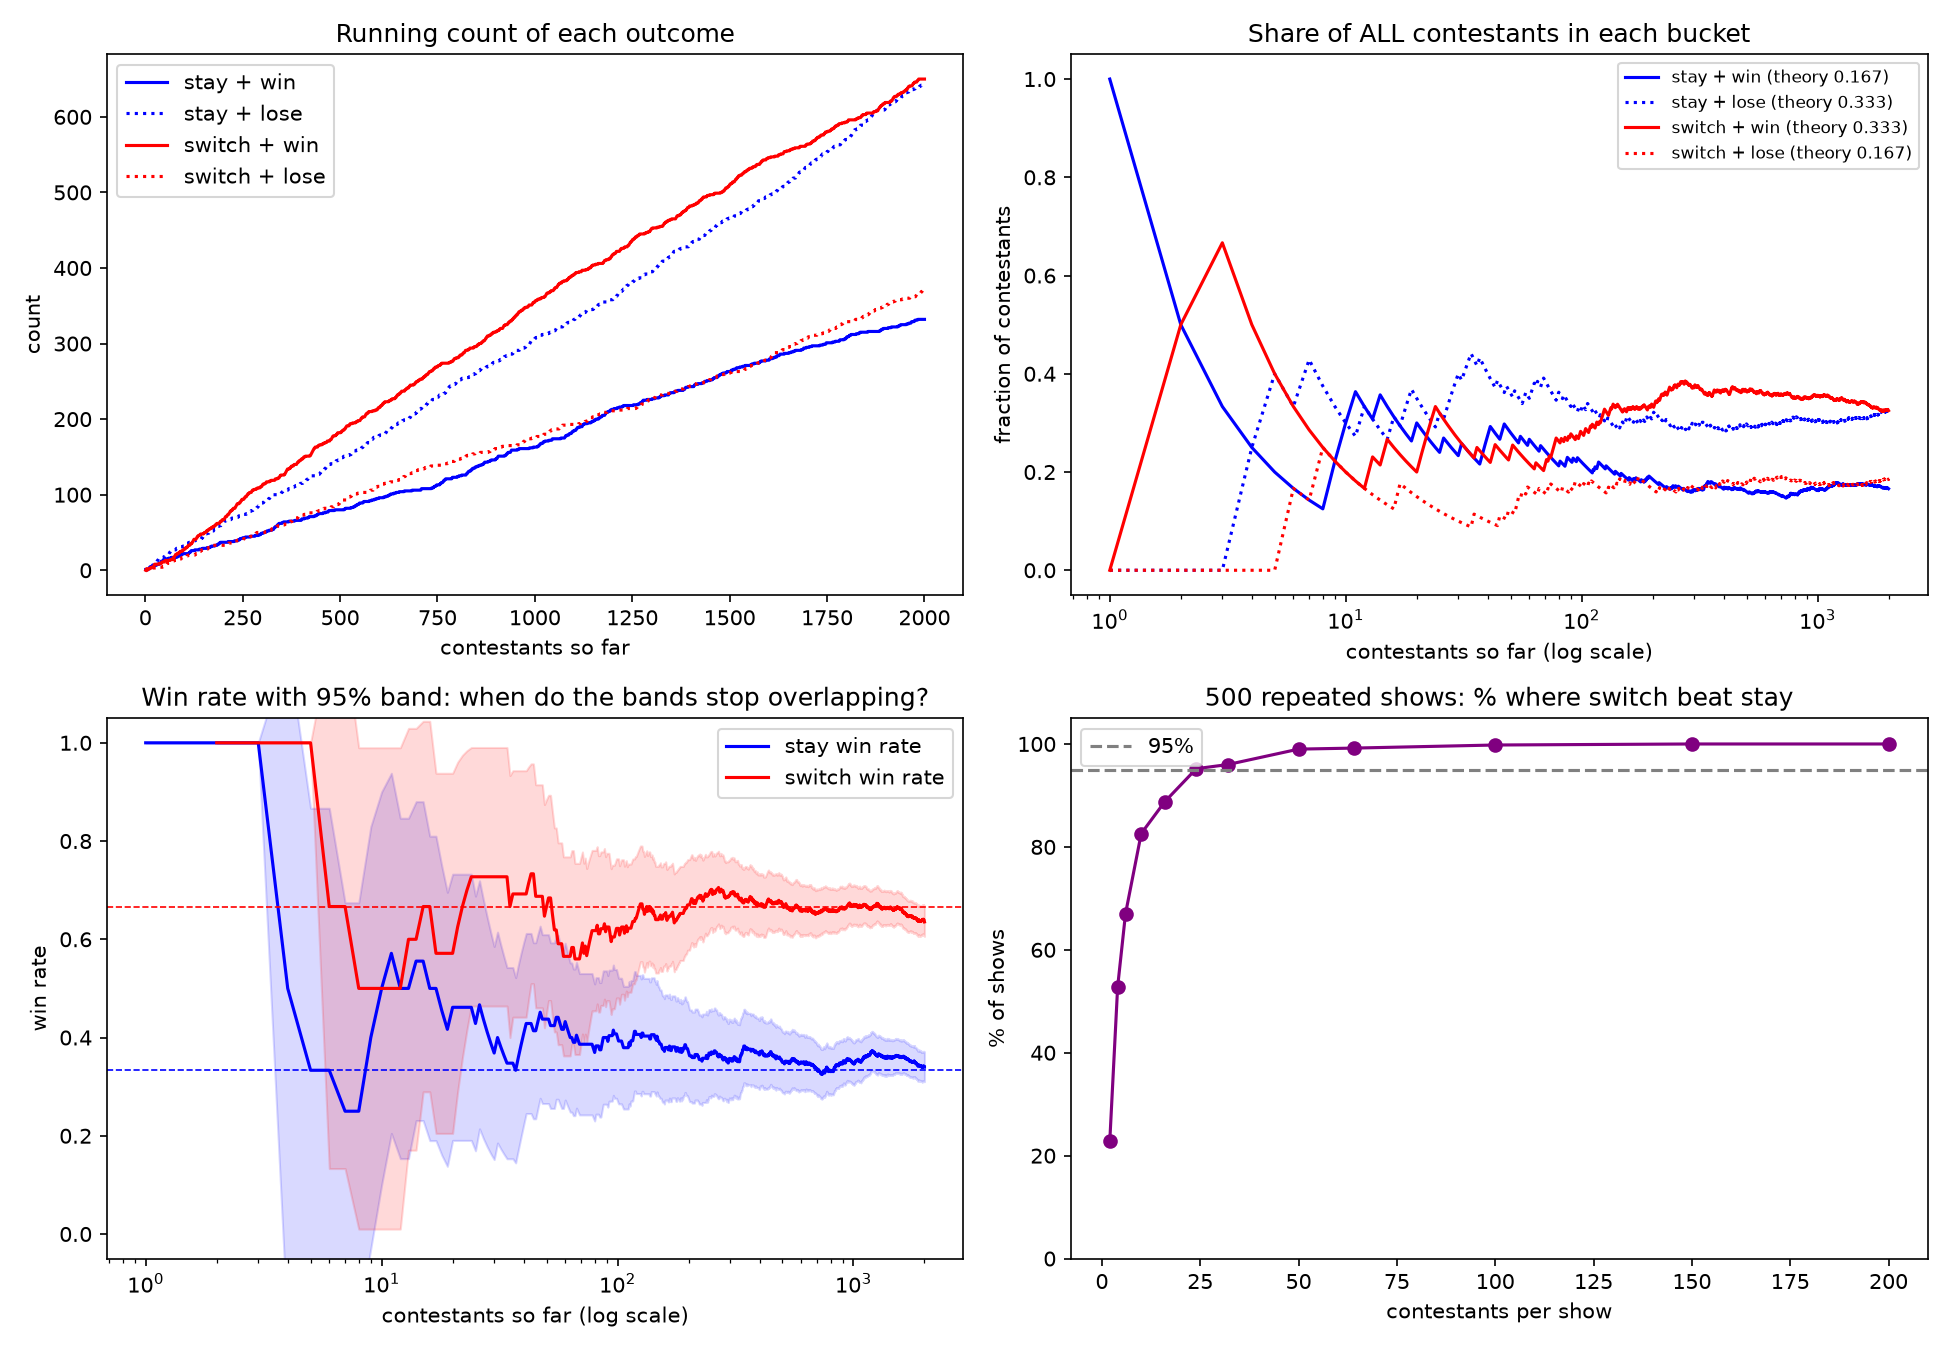

Reproduce this figure in Python.
"""
monty_hall_monte_carlo.py
Monte Carlo simulation of the Monty Hall 3-door problem.

Each contestant:
  1. picks a door at random
  2. watches the host (who KNOWS where the car is) open a goat door
  3. flips a coin to decide: STAY or SWITCH
We tally four buckets: stay+win, stay+lose, switch+win, switch+lose.

Run:  python monty_hall_monte_carlo.py          (2,000 contestants, random seed)
      python monty_hall_monte_carlo.py 5000 42  (5,000 contestants, seed 42)
"""

import math
import random
import sys

import matplotlib.pyplot as plt

DOORS = [1, 2, 3]
CONFIDENCE_Z = 1.96   # 95% confidence
POWER_Z = 0.84        # 80% chance of actually detecting a real difference


def play_one_game(rng):
    """Return (strategy, won) for one contestant."""
    car_door = rng.choice(DOORS)
    first_pick = rng.choice(DOORS)

    goat_doors_host_may_open = [d for d in DOORS if d != first_pick and d != car_door]
    host_opens = rng.choice(goat_doors_host_may_open)

    strategy = rng.choice(["stay", "switch"])
    if strategy == "stay":
        final_pick = first_pick
    else:
        final_pick = next(d for d in DOORS if d != first_pick and d != host_opens)

    return strategy, final_pick == car_door


def run_show(total_contestants, rng):
    """Play the show and record running tallies after every contestant."""
    tally = {"stay_win": 0, "stay_lose": 0, "switch_win": 0, "switch_lose": 0}
    history = {key: [] for key in tally}
    for _ in range(total_contestants):
        strategy, won = play_one_game(rng)
        tally[f"{strategy}_{'win' if won else 'lose'}"] += 1
        for key in tally:
            history[key].append(tally[key])
    return tally, history


def win_rate(wins, losses):
    played = wins + losses
    return wins / played if played else float("nan")


def margin_of_error(p, n):
    return CONFIDENCE_Z * math.sqrt(p * (1 - p) / n) if n else float("nan")


def print_contestant_by_contestant(rng, count=10):
    print("First few contestants, one at a time")
    print(f"{'#':>3} {'car':>4} {'pick':>5} {'host opens':>11} {'strategy':>9} {'result':>7}")
    for i in range(1, count + 1):
        car_door = rng.choice(DOORS)
        first_pick = rng.choice(DOORS)
        host_opens = rng.choice([d for d in DOORS if d not in (first_pick, car_door)])
        strategy = rng.choice(["stay", "switch"])
        final_pick = first_pick if strategy == "stay" else \
            next(d for d in DOORS if d not in (first_pick, host_opens))
        print(f"{i:>3} {car_door:>4} {first_pick:>5} {host_opens:>11} {strategy:>9} "
              f"{'WIN' if final_pick == car_door else 'lose':>7}")
    print()


def print_how_many_do_we_need():
    print("How many contestants do we need?")
    p_switch, p_stay = 2 / 3, 1 / 3
    gap = p_switch - p_stay
    spread_of_gap = math.sqrt(p_switch * (1 - p_switch) + p_stay * (1 - p_stay))

    n_detect = (CONFIDENCE_Z * spread_of_gap / gap) ** 2
    n_reliable = ((CONFIDENCE_Z + POWER_Z) * spread_of_gap / gap) ** 2
    print(f"  Q1: Is switching better at all? (gap = 2/3 - 1/3 = {gap:.3f})")
    print(f"      95% confidence, just barely:        ~{math.ceil(n_detect)} per strategy "
          f"(~{2 * math.ceil(n_detect)} contestants)")
    print(f"      95% confidence, 80% of the time:    ~{math.ceil(n_reliable)} per strategy "
          f"(~{2 * math.ceil(n_reliable)} contestants)")

    print("  Q2: How precisely do we know the switch win rate is 2/3?")
    print(f"      {'+/- margin':>12} {'per strategy':>14} {'total contestants':>19}")
    for margin in [0.10, 0.05, 0.02, 0.01, 0.001]:
        n = math.ceil((CONFIDENCE_Z / margin) ** 2 * p_switch * (1 - p_switch))
        print(f"      {margin:>12} {n:>14,} {2 * n:>19,}")
    print()


def check_by_repeating_shows(rng, show_sizes, shows_per_size=500):
    """Run many whole shows of each size. How often does switch beat stay?"""
    switch_beats_stay = []
    for size in show_sizes:
        wins = 0
        for _ in range(shows_per_size):
            tally, _ = run_show(size, rng)
            if win_rate(tally["switch_win"], tally["switch_lose"]) > \
               win_rate(tally["stay_win"], tally["stay_lose"]):
                wins += 1
        switch_beats_stay.append(wins / shows_per_size)
    return switch_beats_stay


def main():
    total_contestants = int(sys.argv[1]) if len(sys.argv) > 1 else 2000
    seed = int(sys.argv[2]) if len(sys.argv) > 2 else None
    rng = random.Random(seed)

    print_contestant_by_contestant(rng)
    print_how_many_do_we_need()

    tally, history = run_show(total_contestants, rng)
    stayers = tally["stay_win"] + tally["stay_lose"]
    switchers = tally["switch_win"] + tally["switch_lose"]
    stay_rate = win_rate(tally["stay_win"], tally["stay_lose"])
    switch_rate = win_rate(tally["switch_win"], tally["switch_lose"])

    print(f"Full show: {total_contestants:,} contestants (seed {seed})")
    print(f"  stay   + win : {tally['stay_win']:>6,}     stay   + lose: {tally['stay_lose']:>6,}")
    print(f"  switch + win : {tally['switch_win']:>6,}     switch + lose: {tally['switch_lose']:>6,}")
    print(f"  stay   win rate: {stay_rate:.4f} +/- {margin_of_error(stay_rate, stayers):.4f}  (theory 0.3333)")
    print(f"  switch win rate: {switch_rate:.4f} +/- {margin_of_error(switch_rate, switchers):.4f}  (theory 0.6667)")

    show_sizes = [2, 4, 6, 10, 16, 24, 32, 50, 64, 100, 150, 200]
    print("\nRepeating 500 whole shows at each size: how often does switch actually beat stay?")
    beat_rates = check_by_repeating_shows(rng, show_sizes)
    for size, rate in zip(show_sizes, beat_rates):
        print(f"  {size:>4} contestants: switch beat stay in {100 * rate:5.1f}% of shows")

    contestants = range(1, total_contestants + 1)
    figure, axes = plt.subplots(2, 2, figsize=(13, 9))

    counts_plot = axes[0][0]
    for key, label, style in [("stay_win", "stay + win", "b-"), ("stay_lose", "stay + lose", "b:"),
                              ("switch_win", "switch + win", "r-"), ("switch_lose", "switch + lose", "r:")]:
        counts_plot.plot(contestants, history[key], style, label=label)
    counts_plot.set_title("Running count of each outcome")
    counts_plot.set_xlabel("contestants so far")
    counts_plot.set_ylabel("count")
    counts_plot.legend()

    share_plot = axes[0][1]
    for key, label, style, theory in [("stay_win", "stay + win", "b-", 1 / 6),
                                      ("stay_lose", "stay + lose", "b:", 1 / 3),
                                      ("switch_win", "switch + win", "r-", 1 / 3),
                                      ("switch_lose", "switch + lose", "r:", 1 / 6)]:
        share = [c / n for c, n in zip(history[key], contestants)]
        share_plot.plot(contestants, share, style, label=f"{label} (theory {theory:.3f})")
    share_plot.set_xscale("log")
    share_plot.set_title("Share of ALL contestants in each bucket")
    share_plot.set_xlabel("contestants so far (log scale)")
    share_plot.set_ylabel("fraction of contestants")
    share_plot.legend(fontsize=8)

    rate_plot = axes[1][0]
    for strategy, color, theory in [("stay", "blue", 1 / 3), ("switch", "red", 2 / 3)]:
        rates, lows, highs, xs = [], [], [], []
        for n, w, l in zip(contestants, history[f"{strategy}_win"], history[f"{strategy}_lose"]):
            played = w + l
            if played == 0:
                continue
            p = w / played
            m = margin_of_error(p, played)
            xs.append(n); rates.append(p); lows.append(p - m); highs.append(p + m)
        rate_plot.plot(xs, rates, color=color, label=f"{strategy} win rate")
        rate_plot.fill_between(xs, lows, highs, color=color, alpha=0.15)
        rate_plot.axhline(theory, color=color, linestyle="--", linewidth=0.8)
    rate_plot.set_xscale("log")
    rate_plot.set_ylim(-0.05, 1.05)
    rate_plot.set_title("Win rate with 95% band: when do the bands stop overlapping?")
    rate_plot.set_xlabel("contestants so far (log scale)")
    rate_plot.set_ylabel("win rate")
    rate_plot.legend()

    confidence_plot = axes[1][1]
    confidence_plot.plot(show_sizes, [100 * r for r in beat_rates], "o-", color="purple")
    confidence_plot.axhline(95, color="gray", linestyle="--", label="95%")
    confidence_plot.set_title("500 repeated shows: % where switch beat stay")
    confidence_plot.set_xlabel("contestants per show")
    confidence_plot.set_ylabel("% of shows")
    confidence_plot.set_ylim(0, 105)
    confidence_plot.legend()

    figure.tight_layout()
    figure.savefig("monty_hall_monte_carlo.png", dpi=150)
    print("\nSaved graph to monty_hall_monte_carlo.png")
    plt.show()


if __name__ == "__main__":
    main()
